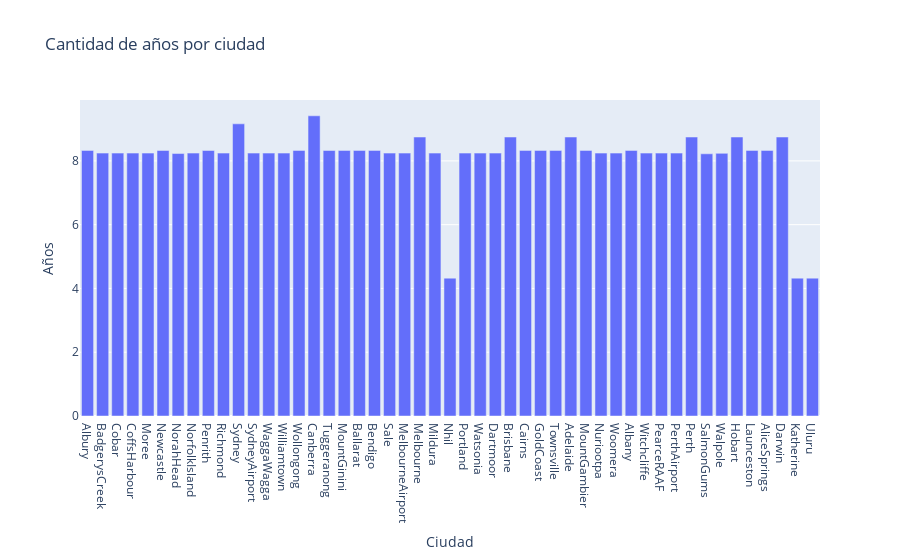

The notebook cell this image was saved under:
### Markdown cell above
## Relación Ciudad-Fechas
Aquí vemos que nos todas las ciudades tienen la misma cantidad de fechas

### Code cell
filas_ciudad = [len(weather_data[weather_data["Location"] == ciudad])/365 for ciudad in weather_data.Location.unique()]       
px.bar(x = weather_data.Location.unique(),
           y= filas_ciudad,
  title="Cantidad de años por ciudad",
  labels={'x': 'Ciudad', 'y': 'Años'})

### Figure 1 — Plotly figure (JSON) as saved in the notebook; plotly's stock layout.template omitted (floating-point values rounded to 4 significant figures)
{"data": [{"alignmentgroup": "True", "hovertemplate": "Ciudad=%{x}<br>Años=%{y}<extra></extra>", "legendgroup": "", "marker": {"color": "#636efa", "pattern": {"shape": ""}}, "name": "", "offsetgroup": "", "orientation": "v", "showlegend": false, "textposition": "auto", "type": "bar", "x": ["Albury", "BadgerysCreek", "Cobar", "CoffsHarbour", "Moree", "Newcastle", "NorahHead", "NorfolkIsland", "Penrith", "Richmond", "Sydney", "SydneyAirport", "WaggaWagga", "Williamtown", "Wollongong", "Canberra", "Tuggeranong", "MountGinini", "Ballarat", "Bendigo", "Sale", "MelbourneAirport", "Melbourne", "Mildura", "Nhil", "Portland", "Watsonia", "Dartmoor", "Brisbane", "Cairns", "GoldCoast", "Townsville", "Adelaide", "MountGambier", "Nuriootpa", "Woomera", "Albany", "Witchcliffe", "PearceRAAF", "PerthAirport", "Perth", "SalmonGums", "Walpole", "Hobart", "Launceston", "AliceSprings", "Darwin", "Katherine", "Uluru"], "xaxis": "x", "y": [8.329, 8.244, 8.244, 8.244, 8.244, 8.326, 8.23, 8.244, 8.326, 8.244, 9.162, 8.244, 8.244, 8.244, 8.329, 9.414, 8.326, 8.329, 8.329, 8.329, 8.244, 8.244, 8.748, 8.244, 4.323, 8.244, 8.244, 8.244, 8.748, 8.329, 8.329, 8.329, 8.748, 8.329, 8.244, 8.244, 8.329, 8.244, 8.244, 8.244, 8.748, 8.222, 8.236, 8.748, 8.329, 8.329, 8.748, 4.323, 4.323], "yaxis": "y"}], "layout": {"autosize": true, "barmode": "relative", "legend": {"tracegroupgap": 0}, "title": {"text": "Cantidad de años por ciudad"}, "xaxis": {"anchor": "y", "autorange": true, "domain": [0, 1], "range": [-0.5, 48.5], "title": {"text": "Ciudad"}, "type": "category"}, "yaxis": {"anchor": "x", "autorange": true, "domain": [0, 1], "range": [0, 9.909], "title": {"text": "Años"}, "type": "linear"}}}
